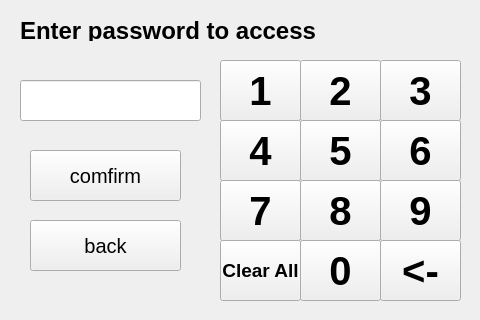
<?xml version="1.0" encoding="UTF-8"?>
<ui version="4.0">
 <class>door</class>
 <widget class="QWidget" name="door">
  <property name="geometry">
   <rect>
    <x>0</x>
    <y>0</y>
    <width>480</width>
    <height>320</height>
   </rect>
  </property>
  <property name="windowTitle">
   <string>Form</string>
  </property>
  <widget class="QLabel" name="lbl_door">
   <property name="geometry">
    <rect>
     <x>20</x>
     <y>20</y>
     <width>421</width>
     <height>21</height>
    </rect>
   </property>
   <property name="font">
    <font>
     <pointsize>18</pointsize>
     <weight>75</weight>
     <bold>true</bold>
    </font>
   </property>
   <property name="text">
    <string>Enter password to access</string>
   </property>
  </widget>
  <widget class="QPushButton" name="btn_1">
   <property name="geometry">
    <rect>
     <x>220</x>
     <y>60</y>
     <width>81</width>
     <height>61</height>
    </rect>
   </property>
   <property name="font">
    <font>
     <pointsize>30</pointsize>
     <weight>75</weight>
     <bold>true</bold>
    </font>
   </property>
   <property name="text">
    <string>1</string>
   </property>
  </widget>
  <widget class="QPushButton" name="btn_4">
   <property name="geometry">
    <rect>
     <x>220</x>
     <y>120</y>
     <width>81</width>
     <height>61</height>
    </rect>
   </property>
   <property name="font">
    <font>
     <pointsize>30</pointsize>
     <weight>75</weight>
     <bold>true</bold>
    </font>
   </property>
   <property name="text">
    <string>4</string>
   </property>
  </widget>
  <widget class="QPushButton" name="btn_7">
   <property name="geometry">
    <rect>
     <x>220</x>
     <y>180</y>
     <width>81</width>
     <height>61</height>
    </rect>
   </property>
   <property name="font">
    <font>
     <pointsize>30</pointsize>
     <weight>75</weight>
     <bold>true</bold>
    </font>
   </property>
   <property name="text">
    <string>7</string>
   </property>
  </widget>
  <widget class="QPushButton" name="btn_cls">
   <property name="geometry">
    <rect>
     <x>220</x>
     <y>240</y>
     <width>81</width>
     <height>61</height>
    </rect>
   </property>
   <property name="font">
    <font>
     <pointsize>14</pointsize>
     <weight>75</weight>
     <bold>true</bold>
    </font>
   </property>
   <property name="text">
    <string>Clear All</string>
   </property>
  </widget>
  <widget class="QPushButton" name="btn_0">
   <property name="geometry">
    <rect>
     <x>300</x>
     <y>240</y>
     <width>81</width>
     <height>61</height>
    </rect>
   </property>
   <property name="font">
    <font>
     <pointsize>30</pointsize>
     <weight>75</weight>
     <bold>true</bold>
    </font>
   </property>
   <property name="text">
    <string>0</string>
   </property>
  </widget>
  <widget class="QPushButton" name="btn_2">
   <property name="geometry">
    <rect>
     <x>300</x>
     <y>60</y>
     <width>81</width>
     <height>61</height>
    </rect>
   </property>
   <property name="font">
    <font>
     <pointsize>30</pointsize>
     <weight>75</weight>
     <bold>true</bold>
    </font>
   </property>
   <property name="text">
    <string>2</string>
   </property>
  </widget>
  <widget class="QPushButton" name="btn_8">
   <property name="geometry">
    <rect>
     <x>300</x>
     <y>180</y>
     <width>81</width>
     <height>61</height>
    </rect>
   </property>
   <property name="font">
    <font>
     <pointsize>30</pointsize>
     <weight>75</weight>
     <bold>true</bold>
    </font>
   </property>
   <property name="text">
    <string>8</string>
   </property>
  </widget>
  <widget class="QPushButton" name="btn_5">
   <property name="geometry">
    <rect>
     <x>300</x>
     <y>120</y>
     <width>81</width>
     <height>61</height>
    </rect>
   </property>
   <property name="font">
    <font>
     <pointsize>30</pointsize>
     <weight>75</weight>
     <bold>true</bold>
    </font>
   </property>
   <property name="text">
    <string>5</string>
   </property>
  </widget>
  <widget class="QPushButton" name="btn_6">
   <property name="geometry">
    <rect>
     <x>380</x>
     <y>120</y>
     <width>81</width>
     <height>61</height>
    </rect>
   </property>
   <property name="font">
    <font>
     <pointsize>30</pointsize>
     <weight>75</weight>
     <bold>true</bold>
    </font>
   </property>
   <property name="text">
    <string>6</string>
   </property>
  </widget>
  <widget class="QPushButton" name="btn_bs">
   <property name="geometry">
    <rect>
     <x>380</x>
     <y>240</y>
     <width>81</width>
     <height>61</height>
    </rect>
   </property>
   <property name="font">
    <font>
     <pointsize>30</pointsize>
     <weight>75</weight>
     <bold>true</bold>
    </font>
   </property>
   <property name="text">
    <string>&lt;-</string>
   </property>
  </widget>
  <widget class="QPushButton" name="btn_3">
   <property name="geometry">
    <rect>
     <x>380</x>
     <y>60</y>
     <width>81</width>
     <height>61</height>
    </rect>
   </property>
   <property name="font">
    <font>
     <pointsize>30</pointsize>
     <weight>75</weight>
     <bold>true</bold>
    </font>
   </property>
   <property name="text">
    <string>3</string>
   </property>
  </widget>
  <widget class="QPushButton" name="btn_9">
   <property name="geometry">
    <rect>
     <x>380</x>
     <y>180</y>
     <width>81</width>
     <height>61</height>
    </rect>
   </property>
   <property name="font">
    <font>
     <pointsize>30</pointsize>
     <weight>75</weight>
     <bold>true</bold>
    </font>
   </property>
   <property name="text">
    <string>9</string>
   </property>
  </widget>
  <widget class="QLineEdit" name="txt_pw">
   <property name="geometry">
    <rect>
     <x>20</x>
     <y>80</y>
     <width>181</width>
     <height>41</height>
    </rect>
   </property>
   <property name="font">
    <font>
     <pointsize>17</pointsize>
    </font>
   </property>
   <property name="text">
    <string/>
   </property>
   <property name="echoMode">
    <enum>QLineEdit::Password</enum>
   </property>
   <property name="readOnly">
    <bool>true</bool>
   </property>
  </widget>
  <widget class="QPushButton" name="btn_bck">
   <property name="geometry">
    <rect>
     <x>30</x>
     <y>220</y>
     <width>151</width>
     <height>51</height>
    </rect>
   </property>
   <property name="font">
    <font>
     <pointsize>15</pointsize>
    </font>
   </property>
   <property name="text">
    <string>back</string>
   </property>
  </widget>
  <widget class="QPushButton" name="btn_cfm">
   <property name="geometry">
    <rect>
     <x>30</x>
     <y>150</y>
     <width>151</width>
     <height>51</height>
    </rect>
   </property>
   <property name="font">
    <font>
     <pointsize>15</pointsize>
    </font>
   </property>
   <property name="text">
    <string>comfirm</string>
   </property>
  </widget>
 </widget>
 <resources/>
 <connections/>
</ui>
